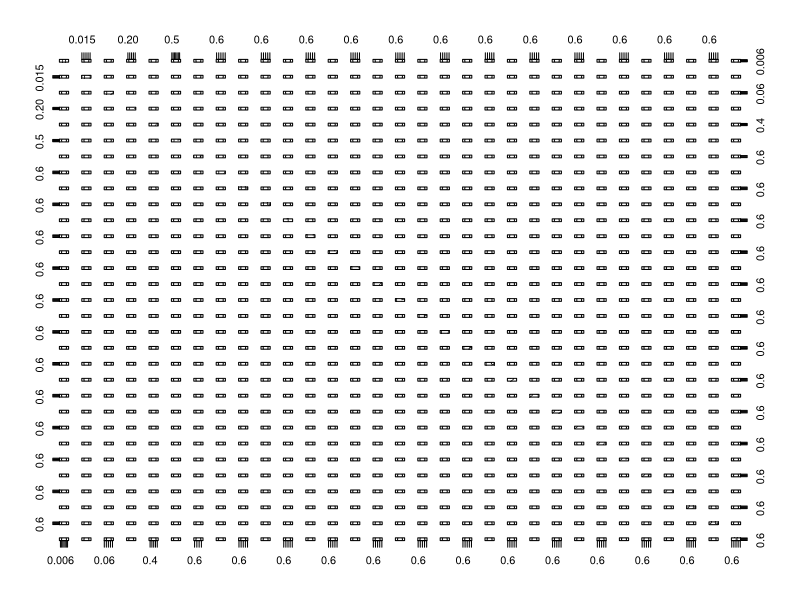
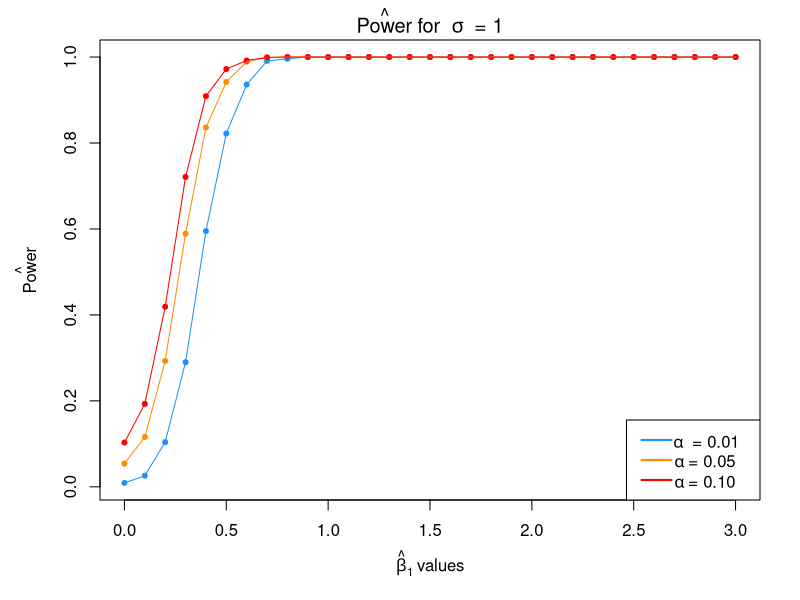
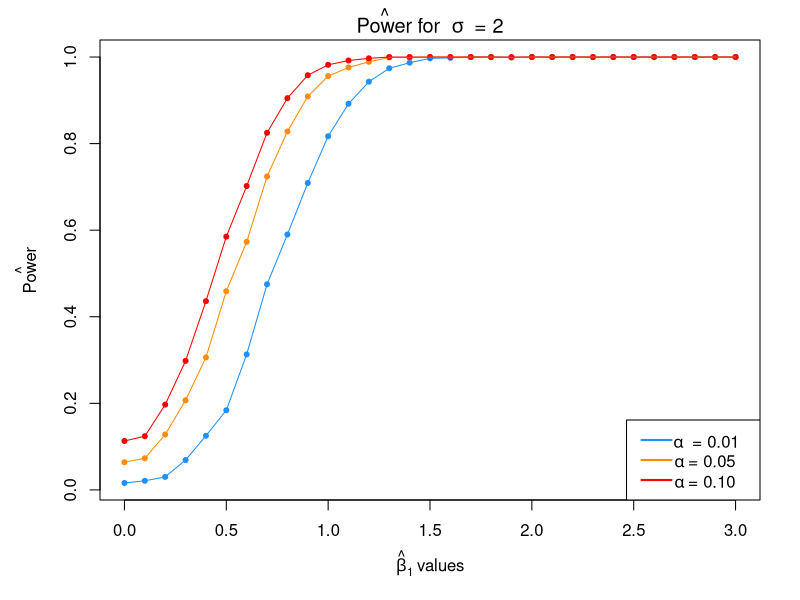
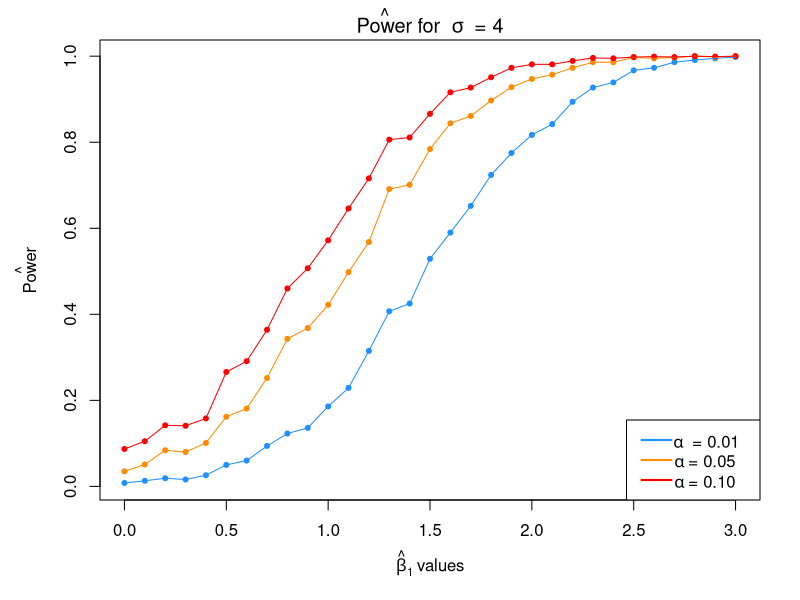

Recreate these plots in R, in order.
birthday = 19810803
set.seed(birthday)

num_sims = 1000 # number of simulations
x_values = seq(0, 5, length = 25)
n        = length(x_values)   # sample size
alpha    = c(0.01,0.05,0.10)
beta_1   = seq(0, 3, .1)
p_value  = rep(0, length(beta_1))


simulate3 = function(num_sim, sigma){
  p_values = matrix(0, num_sim,  length(beta_1))  
  for(sim in 1: num_sim){
    for(i in 1:length(beta_1)) {
      signal   = x_values * beta_1[i]
      eps      = rnorm(25, mean= 0, sd = sigma)
      y        = signal + eps
      fit      = lm(y ~ x_values)
      p_value[i] = summary(fit)$coefficients[2,4]
    }
    p_values[sim, ]  = p_value
  }
  as.data.frame(p_values)
}

get_power = function(data, alpha){
  pwr = matrix(0, nrow = length(alpha), ncol = ncol(data))
  for (j in 1: length(alpha)){
    rejectHo = rep(0, ncol(data))
    for (i in 1: ncol(data)){
      #we should reject Ho when beta > 0
      rejectHo[i] = sum(data[ , i] < alpha[j])
    }
    pwr[ j ,  ] = rejectHo/nrow(data)  
  }
  pwr = as.data.frame(pwr)
  colnames(pwr) = beta_1
  pwr
}

#simulate for sigma = 1
data_sigma1  = simulate3(1000, 1)
#get power power = #tests rejected/#simulations for a given beta_1 value
power_sigma1 = get_power(data_sigma1, alpha)

#simulate for sigma = 2
data_sigma2  = simulate3(1000, 2)
#get power power = #tests rejected/#simulations for a given beta_1 value
power_sigma2 = get_power(data_sigma2, alpha)

#simulate for sigma = 4
data_sigma3  = simulate3(1000, 4)
#get power power = #tests rejected/#simulations for a given beta_1 value
power_sigma3 = get_power(data_sigma3, alpha)


power_sigma1[1, ]

power_sigma2

power_sigma3

plot(power_sigma1[1,])

power_grid = beta_1

power_grid



#Sigma = 1
par(mar = c(5, 5, 2, 2)) # adjusted plot margins, otherwise the "hat" does not display

plot(beta_1, power_sigma1[1, ], pch = 20, col = "dodgerblue", cex = 1,
     xlab = expression(hat(beta)[1] ~ "values"),
     ylab = expression(hat(Power)),
     main = expression(hat(Power) ~ "for " ~ sigma ~ " = 1"))

points(beta_1, power_sigma1[2, ], pch = 20, col = "darkorange", cex = 1)

points(beta_1, power_sigma1[3, ], pch = 20, col = "red", cex = 1)

lines(beta_1, power_sigma1[1, ], col = "dodgerblue")

lines(beta_1, power_sigma1[2, ], col = "darkorange")

lines(beta_1, power_sigma1[3, ], col = "red")

legend("bottomright", c(expression(alpha ~ " = 0.01" ), expression(alpha ~ "= 0.05"), expression(alpha ~ "= 0.10")), lty = 1, lwd = 2,
       col = c("dodgerblue", "darkorange", "red"), adj = c(0.2, 0.6))

#Sigma = 2

par(mar = c(5, 5, 2, 2)) # adjusted plot margins, otherwise the "hat" does not display

plot(beta_1, power_sigma2[1, ], pch = 20, col = "dodgerblue", cex = 1,
     xlab = expression(hat(beta)[1] ~ "values"),
     ylab = expression(hat(Power)),
     main = expression(hat(Power) ~ "for " ~ sigma ~ " = 2"))

points(beta_1, power_sigma2[2, ], pch = 20, col = "darkorange", cex = 1)

points(beta_1, power_sigma2[3, ], pch = 20, col = "red", cex = 1)

lines(beta_1, power_sigma2[1, ], col = "dodgerblue")

lines(beta_1, power_sigma2[2, ], col = "darkorange")

lines(beta_1, power_sigma2[3, ], col = "red")

legend("bottomright", c(expression(alpha ~ " = 0.01" ), expression(alpha ~ "= 0.05"), expression(alpha ~ "= 0.10")), lty = 1, lwd = 2,
       col = c("dodgerblue", "darkorange", "red"), adj = c(0.2, 0.6))


#Sigma = 3

par(mar = c(5, 5, 2, 2)) # adjusted plot margins, otherwise the "hat" does not display

plot(beta_1, power_sigma3[1, ], pch = 20, col = "dodgerblue", cex = 1,
     xlab = expression(hat(beta)[1] ~ "values"),
     ylab = expression(hat(Power)),
     main = expression(hat(Power) ~ "for " ~ sigma ~ " = 4"))

points(beta_1, power_sigma3[2, ], pch = 20, col = "darkorange", cex = 1)

points(beta_1, power_sigma3[3, ], pch = 20, col = "red", cex = 1)

lines(beta_1, power_sigma3[1, ], col = "dodgerblue")

lines(beta_1, power_sigma3[2, ], col = "darkorange")

lines(beta_1, power_sigma3[3, ], col = "red")

legend("bottomright", c(expression(alpha ~ " = 0.01" ), expression(alpha ~ "= 0.05"), expression(alpha ~ "= 0.10")), lty = 1, lwd = 2,
       col = c("dodgerblue", "darkorange", "red"), adj = c(0.2, 0.6))
